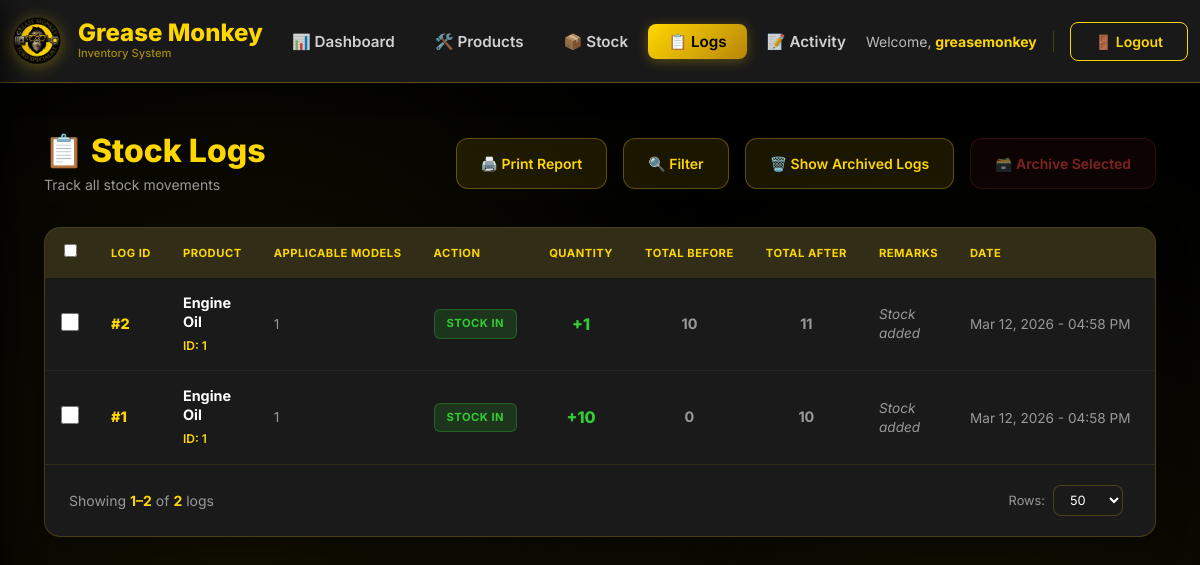
Page /index.php?page=stock_logs (signed in) on the committed database.
### tables this page shows
CREATE TABLE `stock_logs` (
  `id` int(11) NOT NULL AUTO_INCREMENT,
  `product_id` int(11) NOT NULL,
  `action` enum('IN','OUT','ARCHIVE') NOT NULL,
  `quantity` int(11) NOT NULL,
  `balance_before` int(11) NOT NULL,
  `balance_after` int(11) DEFAULT NULL,
  `user_id` int(11) DEFAULT NULL,
  `remarks` varchar(255) DEFAULT NULL,
  `created_at` timestamp NOT NULL DEFAULT current_timestamp(),
  `is_deleted` tinyint(1) DEFAULT 0,
  `deleted_at` datetime DEFAULT NULL,
  `deleted_by` int(11) DEFAULT NULL,
  PRIMARY KEY (`id`),
  KEY `product_id` (`product_id`),
  KEY `user_id` (`user_id`),
  CONSTRAINT `stock_logs_ibfk_1` FOREIGN KEY (`product_id`) REFERENCES `products` (`id`) ON DELETE CASCADE,
  CONSTRAINT `stock_logs_ibfk_2` FOREIGN KEY (`user_id`) REFERENCES `users` (`id`) ON DELETE SET NULL
);

CREATE TABLE `products` (
  `id` int(11) NOT NULL AUTO_INCREMENT,
  `category_id` int(11) DEFAULT NULL,
  `sku` varchar(50) NOT NULL,
  `product_name` varchar(150) NOT NULL,
  `part_number` varchar(100) DEFAULT NULL,
  `applicable_models` varchar(255) DEFAULT NULL,
  `description` text DEFAULT NULL,
  `price` decimal(10,2) NOT NULL,
  `stock` int(11) NOT NULL DEFAULT 0,
  `created_at` timestamp NOT NULL DEFAULT current_timestamp(),
  `product_image` varchar(255) DEFAULT NULL,
  `is_deleted` tinyint(1) DEFAULT 0,
  `deleted_at` timestamp NULL DEFAULT NULL,
  PRIMARY KEY (`id`),
  UNIQUE KEY `sku` (`sku`),
  UNIQUE KEY `part_number` (`part_number`),
  UNIQUE KEY `unique_per_model` (`part_number`,`applicable_models`),
  KEY `category_id` (`category_id`),
  CONSTRAINT `products_ibfk_1` FOREIGN KEY (`category_id`) REFERENCES `categories` (`id`) ON DELETE SET NULL
);

### app/controller/logs_controller.php (called while the page is built, shortened)
<?php
require_once __DIR__ . '/../../config/connection.php';
require_once __DIR__ . '/../model/logs_model.php';
$user_id  = $_SESSION['user_id'];
$username = $_SESSION['username'] ?? 'User';
$search          = $_GET['search'] ?? '';
$date_from       = $_GET['date_from'] ?? '';
$date_to         = $_GET['date_to'] ?? '';
$action_type     = $_GET['action_type'] ?? '';
$remarks_search  = $_GET['remarks_search'] ?? '';
$per_page = max(1, (int)($_GET['per_page'] ?? 50));
$page_num    = max(1, (int)($_GET['page_num'] ?? 1));
$offset      = ($page_num - 1) * $per_page;
$totalStock_logs  = countFilteredStockLogs($pdo, $user_id, $search, $date_from, $date_to, $action_type, $remarks_search);
$stock_logs  = getFilteredStockLogs($pdo, $user_id, $search, $date_from, $date_to, $action_type, $remarks_search, $per_page, $offset);

### app/model/logs_model.php (called while the page is built, shortened)
<?php
function countFilteredStockLogs(PDO $pdo, int $user_id, string $search = '', string $date_from = '', string $date_to = '', string $action_type = '', string $remarks_search = ''): int
{
    $sql = "SELECT COUNT(*)
        FROM stock_logs AS s
        JOIN users AS u ON u.id = s.user_id
        LEFT JOIN products AS p ON p.id = s.product_id
        WHERE s.user_id = :user_id
          AND s.is_deleted = 0
    ";
    $params = [':user_id' => $user_id];
    $stmt = $pdo->prepare($sql);
    $stmt->execute($params);
    return (int) $stmt->fetchColumn();
}
function getFilteredStockLogs(PDO $pdo, int $user_id, string $search = '', string $date_from = '', string $date_to = '', $action_type = '', string $remarks_search = '', int $limit = 50, int $offset = 0)
{
    $sql = "SELECT
            s.id,
            s.product_id,
            s.action,
            s.quantity,
            s.balance_before,
            s.balance_after,
            s.remarks,
            s.created_at,
            s.user_id,
            u.username,
            u.id AS user_table_id,
            p.product_name AS product_name,
            p.part_number,
            p.applicable_models
        FROM stock_logs AS s
        JOIN users AS u ON u.id = s.user_id
        LEFT JOIN products AS p ON p.id = s.product_id
        WHERE s.user_id = :user_id
          AND s.is_deleted = 0
    ";
    $params = [':user_id' => $user_id];
    $sql .= " ORDER BY s.created_at DESC";
    $sql .= " LIMIT " . (int)$limit . " OFFSET " . (int)$offset;
    $stmt = $pdo->prepare($sql);
    $stmt->execute($params);
    return $stmt->fetchAll(PDO::FETCH_ASSOC);
}

### app/view/stock_logs.php (the view, shortened to what this page needs)
<!DOCTYPE html>
<html lang="en">
<head>
    <link rel="stylesheet" href="assets/bootstrap/css/bootstrap.min.css">
</head>
<body>
    <nav class="navbar-custom navbar navbar-expand-lg">
        <div class="container-fluid">
            <a href="index.php?page=dashboard" class="navbar-brand-custom">
                <img src="assets/images/logo.png" alt="Logo" class="logo-img">
                <div class="brand-text">
                    <h1>Grease Monkey</h1>
                    <p>Inventory System</p>
                </div>
            </a>
            <div class="collapse navbar-collapse show" id="navbarNav">
                <ul class="navbar-nav ms-auto align-items-center">
                    <li class="nav-item"><a href="index.php?page=dashboard"       class="nav-link-custom">📊 Dashboard</a></li>
                    <li class="nav-item"><a href="index.php?page=manage_products" class="nav-link-custom">🛠️ Products</a></li>
                    <li class="nav-item"><a href="index.php?page=manage_stocks"   class="nav-link-custom">📦 Stock</a></li>
                    <li class="nav-item"><a href="index.php?page=stock_logs"      class="nav-link-custom active">📋 Logs</a></li>
                    <li class="nav-item"><a href="index.php?page=activity_logs"   class="nav-link-custom">📝 Activity</a></li>
                    <li class="nav-item">
                        <span class="user-info d-none d-lg-block">Welcome, <strong><?php echo htmlspecialchars($username); ?></strong></span>
                    </li>
                    <li class="nav-item"><a href="index.php?page=logout" class="btn-logout">🚪 Logout</a></li>
                </ul>
            </div>
        </div>
    </nav>
    <div class="main-content">
        <div class="container">
            <div class="page-header">
                <div class="page-title-section">
                    <h1>📋 Stock Logs</h1>
                    <p>Track all stock movements</p>
                </div>
                <div class="header-actions">
                    <a href="#" class="btn-secondary" onclick="printFilteredData(); return false;">
                        🖨️ Print Report
                    </a>
                    <button class="btn-toggle-filter" onclick="toggleFilter()">
                        🔍 Filter
                    </button>
                    <button class="btn-toggle-filter" data-bs-toggle="modal" data-bs-target="#deletedHistoryModal">
                        🗑️ Show Archived Logs
                    </button>
                    <button type="button" class="btn-deleted-history" onclick="archiveSelectedLogs()" id="bulkArchiveBtn" disabled>
                    </button>
                </div>
            </div>
            <div class="table-container">
                <?php if (empty($stock_logs)): ?>
                    <div class="empty-state">
                        <div class="empty-state-icon">📋</div>
                        <div class="empty-state-text">No stock logs found</div>
                        <p style="color: var(--gray-light); font-size: 0.875rem;">Stock changes will appear here</p>
                    </div>
                <?php else: ?>
                    <div class="table-responsive">
                        <table class="table">
                            <thead>
                                <tr>
                                    <th style="text-align: center;">
                                        <input type="checkbox" id="selectAllCheckbox" onchange="toggleSelectAll(this)">
                                    </th>
                                    <th>Log ID</th>
                                    <th>Product</th>
                                    <th>Applicable Models</th>
                                    <th>Action</th>
                                    <th>Quantity</th>
                                    <th>Total Before</th>
                                    <th>Total After</th>
                                    <th>Remarks</th>
                                    <th>Date</th>
                                    <th>Actions</th>
                                </tr>
                            </thead>
                            <tbody>
                                <?php foreach ($stock_logs as $log):
                                    $productName = isset($log['product_name']) ? $log['product_name'] : 'Unknown Product';
                                    $quantity    = (int)$log['quantity'];
                                    $action      = strtoupper(trim($log['action']));
                                    $isAdd       = ($action === 'IN');
                                    $searchText  = strtolower($log['id'] . ' ' . $productName . ' ' . ($log['part_number'] ?? '') . ' ' . ($log['applicable_models'] ?? '') . ' ' . ($log['remarks'] ?? ''));
                                ?>
                                    <tr data-log-type="active" data-log-id="<?php echo $log['id']; ?>" data-search="<?php echo htmlspecialchars($searchText); ?>">
                                        <td class="align-middle text-center">
                                            <input type="checkbox" class="log-checkbox" name="log_ids[]" value="<?php echo $log['id']; ?>"
                                                onchange="updateSelectedCount()">
                                        </td>
                                        <td class="align-middle">
                                            <strong class="log-id">#<?php echo $log['id']; ?></strong>
                                        </td>
                                        <td class="align-middle">
                                            <div class="product-cell">
                                                <div class="product-name-cell"><?php echo htmlspecialchars($productName); ?></div>
                                                <div class="product-id-cell">ID: <?php echo $log['product_id']; ?></div>
                                            </div>
                                        </td>
                                        <td class="align-middle">
                                            <div class="models-cell">
                                                <?php echo !empty($log['applicable_models']) ? htmlspecialchars($log['applicable_models']) : '<span style="opacity:0.5;">—</span>'; ?>
                                            </div>
                                        </td>
                                        <td class="align-middle text-center">
                                            <span class="badge-action <?php echo $isAdd ? 'badge-add' : 'badge-decrease'; ?>">
                                                <?php echo $isAdd ? 'Stock In' : 'Stock Out'; ?>
                                            </span>
                                        </td>
                                        <td class="align-middle text-center">
                                            <strong class="quantity-value <?php echo $isAdd ? 'quantity-add' : 'quantity-decrease'; ?>">
                                                <?php echo $isAdd ? '+' . abs($quantity) : '-' . abs($quantity); ?>
                                            </strong>
                                        </td>
                                        <td class="align-middle text-center">
                                            <?php if ($log['balance_before'] !== null): ?>
                                                <strong class="stock-value"><?php echo $log['balance_before']; ?></strong>
                                            <?php else: ?>
                                                <span style="opacity:0.4;">—</span>
                                            <?php endif; ?>
                                        </td>
                                        <td class="align-middle text-center">
                                            <?php if ($log['balance_after'] !== null): ?>
                                                <strong class="stock-value"><?php echo $log['balance_after']; ?></strong>
                                            <?php else: ?>
                                                <span style="opacity:0.4;">—</span>
                                            <?php endif; ?>
                                        </td>
                                        <td class="align-middle">
                                            <span class="remarks-text"><?php echo htmlspecialchars($log['remarks'] ?? '-'); ?></span>
                                        </td>
                                        <td class="align-middle">
                                            <span class="date-text"><?php echo date('M d, Y - h:i A', strtotime($log['created_at'])); ?></span>
                                        </td>
                                        <td class="align-middle text-center">
                                        </td>
                                    </tr>
                                <?php endforeach; ?>
                            </tbody>
                        </table>
                    </div>
                    <?php
                    $current_page = max(1, (int)($_GET['page_num'] ?? 1));
                    $per_page     = max(1, (int)($_GET['per_page'] ?? 50));
                    $total_logs   = $totalStock_logs;
                    $offset_start = (($current_page - 1) * $per_page) + 1;
                    $offset_end   = min($current_page * $per_page, $total_logs);
                    ?>
                    <div class="pagination-wrapper">
                        <div class="pagination-info">
                            Showing <strong><?= $offset_start ?>–<?= $offset_end ?></strong>
                            of <strong><?= number_format($total_logs) ?></strong> logs
                        </div>
                        <div class="pagination-controls">
                            <form method="GET" style="display:inline-flex; align-items:center; gap:.5rem; margin-right:.5rem;">
                                <label style="color:var(--gray-light);font-size:.8rem;">Rows:</label>
                                <select name="per_page" class="per-page-select" onchange="this.form.submit()">
                                    <?php foreach ([25, 50, 100, 200] as $opt): ?>
                                        <option value="<?= $opt ?>" <?= $per_page == $opt ? 'selected' : '' ?>><?= $opt ?></option>
                                    <?php endforeach; ?>
                                </select>
                            </form>
                        </div>
                    </div>
                <?php endif; ?>
            </div>
        </div>
    </div>
</body>
</html>

### rows in the picture
stock_logs: id "2", product.product_name "Engine Oil", product "1", product.applicable_models "1", action "STOCK IN", quantity "1", balance_before "10", balance_after "11", remarks "Stock added", created_at "Mar 12, 2026 - 04:58 PM"
stock_logs: id "1", product.product_name "Engine Oil", product "1", product.applicable_models "1", action "STOCK IN", quantity "10", balance_before "0", balance_after "10", remarks "Stock added", created_at "Mar 12, 2026 - 04:58 PM"

### other values in the picture
$username "greasemonkey"
$offset_start "1"
$offset_end "2"
$total_logs "2"
form field per_page "50"
